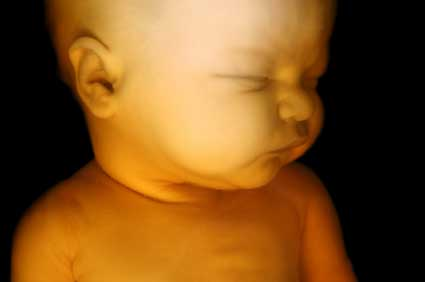
#> input picture assets/faces/s1/3d-ultrasound-baby-image.jpg, 425 x 282 px, given in place of the camera
$ python FaceDetection.py   (older library calls are emulated)
#> lines starting #> are read from the running program, lines starting #| are printed output that depends on the picture; after the words box and inside, x2 and y2 are one past the last pixel; in counts of white or black regions, pixels touching at a corner belong together
import os
import cv2


cascPath = "../../assets/cascades/haarcascade_frontalface_default.xml"

faceCascade = cv2.CascadeClassifier(cascPath)
cascades = []

orb = cv2.ORB_create()

cap = cv2.VideoCapture(0)

while True:
    _, frame = cap.read()
#> frame is the input picture: shape (282, 425, 3); mean B, G, R 29.4, 80.8, 125.6
    # ret, frame = video_capture.read()

    cv2.imshow("Frameeee", frame)

    # gray = cv2.imread("CurrentPhoto.png", 0)
    gray = cv2.cvtColor(frame.copy(), cv2.COLOR_BGR2GRAY)
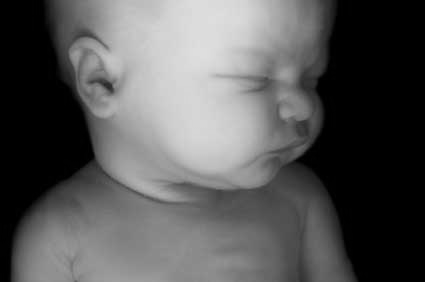
#> gray: shape (282, 425); min 0, max 222, mean 88.4

    faces = faceCascade.detectMultiScale(
        frame,
        scaleFactor=1.25,
        minNeighbors=5,
        minSize=(15, 15)
    )
#> faces = ()

    # Draw a rectangle around the faces
    for (x, y, w, h) in faces:

        cv2.rectangle(frame, (x, y), (x + w, y + h), (0, 255, 0), 2)
        width = x + w
        height = y + h
        # faceContainer = Container(x, y, width, height)


        cv2.putText(frame, "Face", (x + 10, y - 10), 1, 2, (0, 255, 0), 2)

        face = frame[y: y + h, x: x + w]
#> this loop made 0 passes

    edges = cv2.Canny(frame, 10, 300)
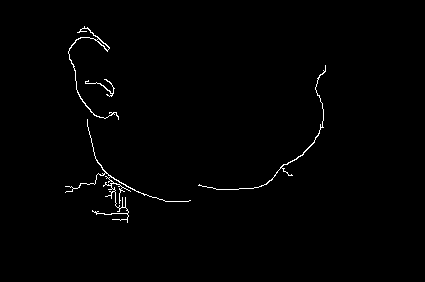
#> edges: shape (282, 425); 0.89% white in thin lines or dots, all inside (x1, y1, x2, y2) = (65, 26, 326, 223)
    edges = cv2.cvtColor(edges, cv2.COLOR_GRAY2BGR)

    ret, thresh = cv2.threshold(gray, 127, 255, 0)
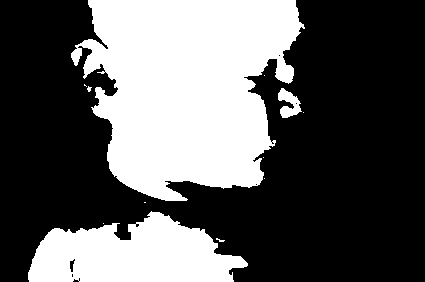
#> thresh: shape (282, 425); 36.6% white; 12 white regions (9 under 20 px)
    im2, contours, hierarchy = cv2.findContours(thresh, cv2.RETR_TREE, cv2.CHAIN_APPROX_SIMPLE)
#> contours = 20 contours, 16 with area under 20; largest, box (x1, y1, x2, y2) and area: (71, 0, 305, 201) 32348, (28, 211, 248, 282) 10230, (278, 88, 302, 118) 351, (69, 258, 76, 273) 50
    im2 = cv2.drawContours(im2, contours, -1, (0, 255, 0), 3)
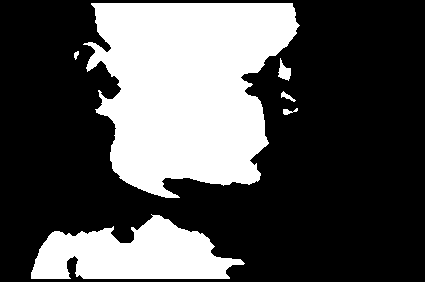
#> im2: shape (282, 425); 32.2% white; 6 white regions, box (x1, y1, x2, y2) and area: (83, 3, 300, 198) 29533, (31, 214, 245, 279) 8693, (278, 58, 291, 81) 162, (281, 91, 296, 102) 62, (283, 108, 298, 115) 54, (74, 51, 79, 60) 29
    cv2.imshow("contours", im2)
    # edges.setTo((255, 0, 255), edges != 0);

    cv2.imshow('Normal Video', frame)
    cv2.imshow('canny', edges)


    k = cv2.waitKey(10) & 0xFF
#> (key Esc is pressed here)
    if k == 27:
        break

cv2.destroyAllWindows()

$ run again, on assets/faces/s1/Disparity_Image.png
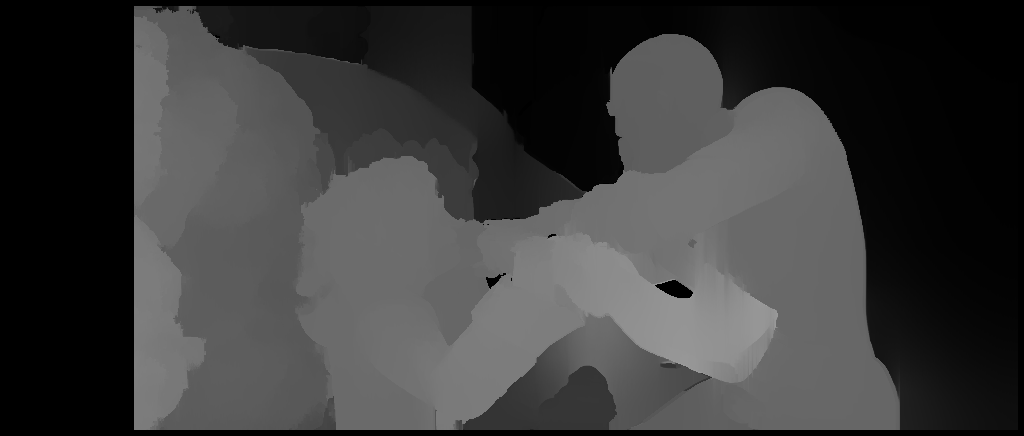
#> input picture assets/faces/s1/Disparity_Image.png, 1024 x 436 px, given in place of the camera
#> frame is the input picture: shape (436, 1024, 3); min 0, max 161, mean 58.9
#> faces = ()
#> `edges = cv2.Canny(frame, 10, 300)`:
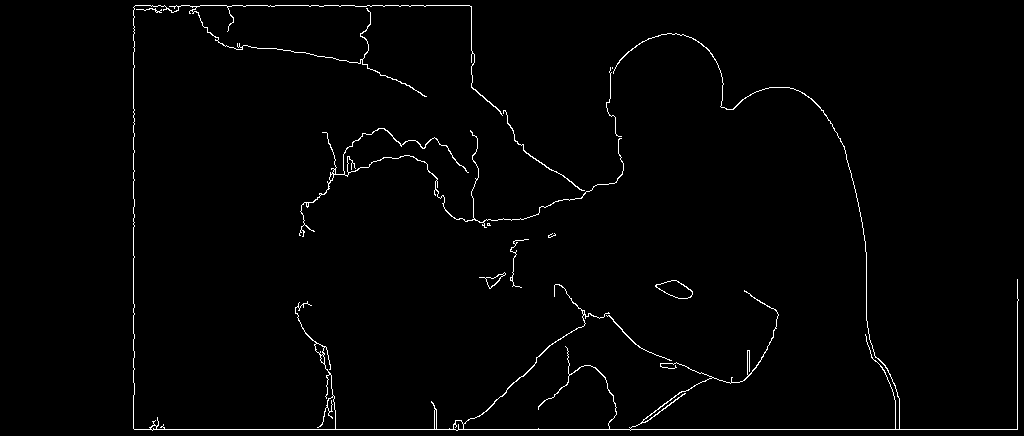
#> edges: shape (436, 1024); 1.4% white in thin lines or dots, all inside (x1, y1, x2, y2) = (133, 5, 1019, 431)
#> thresh: shape (436, 1024); 3.9% white; 4 white regions (3 under 20 px)
#> contours = 4 contours, 3 with area under 20; largest, box (x1, y1, x2, y2) and area: (534, 233, 778, 383) 17018
#> `im2 = cv2.drawContours(im2, contours, -1, (0, 255, 0), 3)`:
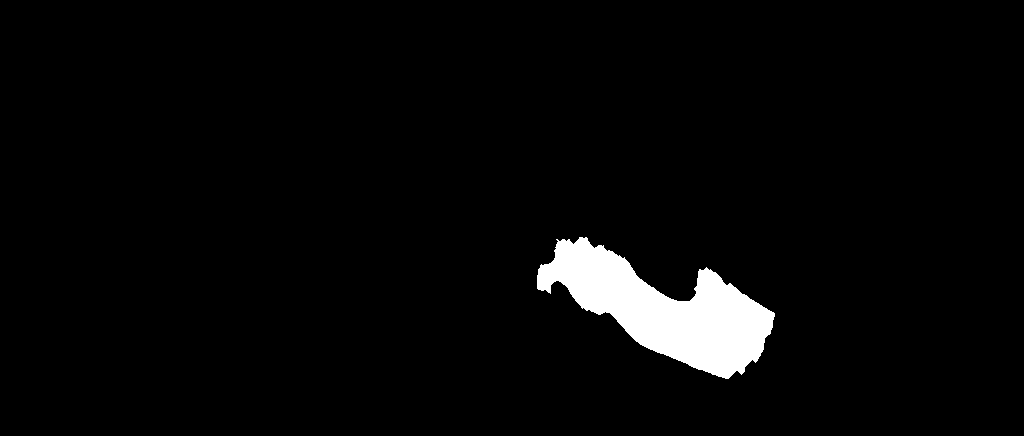
#> im2: shape (436, 1024); 3.4% white; 1 white region, box (x1, y1, x2, y2) and area: (537, 237, 775, 379) 15321
